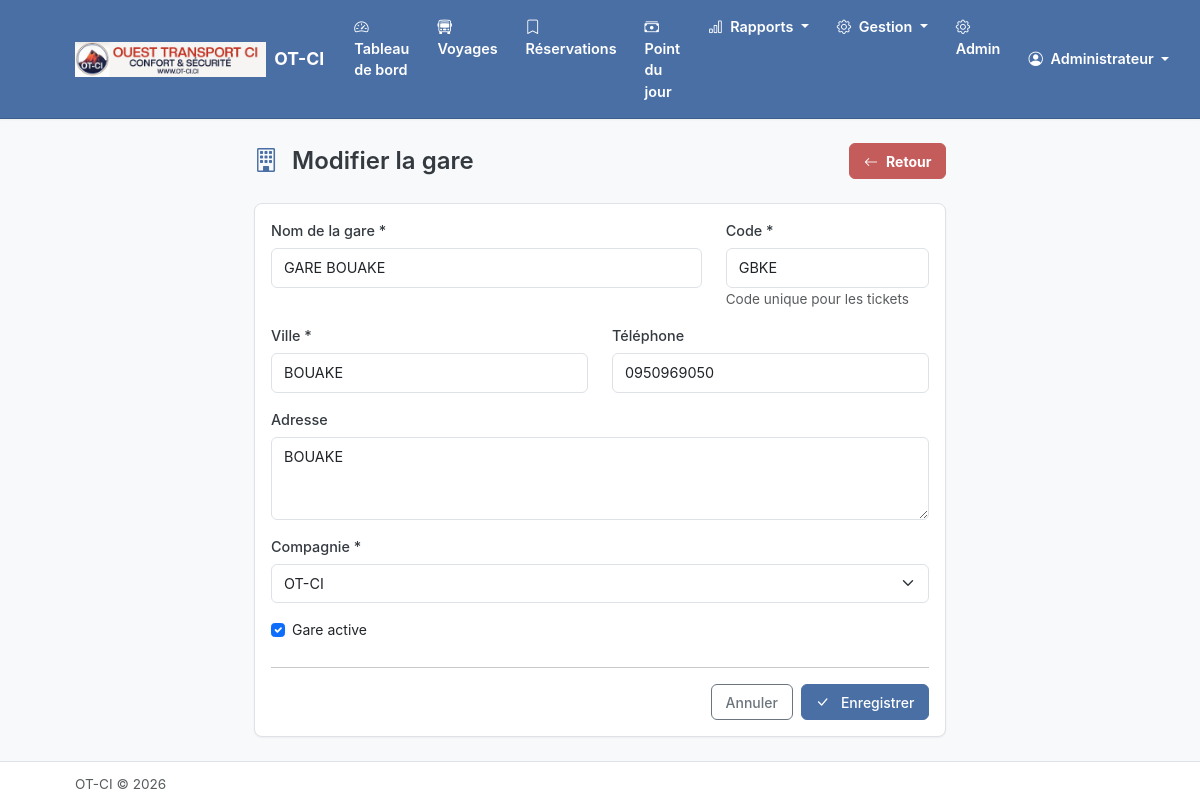
Screenshot of /gares/2/modifier/ (signed in) with the database file from the repository.
### apps/compagnie/models.py (models this page shows, shortened)
class Compagnie(models.Model):
    nom = models.CharField(max_length=200, verbose_name="Nom de la compagnie")
    logo = models.ImageField(
        upload_to='logos/',
        blank=True,
        null=True,
        verbose_name="Logo"
    )
    nom_pdg = models.CharField(max_length=200, verbose_name="Nom du PDG")
    adresse = models.TextField(blank=True, verbose_name="Adresse")
    telephone = models.CharField(max_length=20, blank=True, verbose_name="Téléphone")
    email = models.EmailField(blank=True, verbose_name="Email")
    date_creation = models.DateTimeField(auto_now_add=True)
    date_modification = models.DateTimeField(auto_now=True)
    class Meta:
        verbose_name = "Compagnie"
        verbose_name_plural = "Compagnie"
    def __str__(self):
        return self.nom
    @classmethod
    def get_instance(cls):
        return cls.objects.first()

### apps/personnel/models.py (models this page shows, shortened)
class Utilisateur(AbstractUser):
    ROLE_CHOICES = [
        ('pdg', 'PDG'),
        ('super_admin', 'Super Administrateur'),
        ('manager', 'Manager'),
        ('chef_gare', 'Chef de Gare'),
        ('guichetier', 'Guichetier'),
    ]
    nom_complet = models.CharField(max_length=200, verbose_name="Nom complet")
    telephone = models.CharField(max_length=20, blank=True, verbose_name="Téléphone")
    role = models.CharField(
        max_length=20,
        choices=ROLE_CHOICES,
        default='guichetier',
        verbose_name="Rôle"
    )
    gare = models.ForeignKey(
        'gares.Gare',
        on_delete=models.SET_NULL,
        null=True,
        blank=True,
        related_name='utilisateurs',
        verbose_name="Gare"
    )
    actif = models.BooleanField(default=True, verbose_name="Actif")
    date_creation = models.DateTimeField(auto_now_add=True)
    date_modification = models.DateTimeField(auto_now=True)
    objects = UtilisateurManager()
    EMAIL_FIELD = 'email'
    USERNAME_FIELD = 'username'
    REQUIRED_FIELDS = ['nom_complet']
    class Meta:
        verbose_name = "Utilisateur"
        verbose_name_plural = "Utilisateurs"
        ordering = ['nom_complet']
    @property
    def is_super_admin(self):
        return self.role == 'super_admin'
    @property
    def has_global_access(self):
        return self.role in ['pdg', 'super_admin', 'manager']

### apps/gares/models.py (models this page shows, shortened)
class Gare(models.Model):
    nom = models.CharField(max_length=200, verbose_name="Nom de la gare")
    code = models.CharField(
        max_length=10,
        unique=True,
        verbose_name="Code",
        help_text="Code unique pour la numérotation des tickets (ex: CKY, KND)"
    )
    ville = models.CharField(max_length=100, verbose_name="Ville")
    adresse = models.TextField(blank=True, verbose_name="Adresse")
    telephone = models.CharField(max_length=20, blank=True, verbose_name="Téléphone")
    compagnie = models.ForeignKey(
        'compagnie.Compagnie',
        on_delete=models.CASCADE,
        related_name='gares',
        verbose_name="Compagnie"
    )
    active = models.BooleanField(default=True, verbose_name="Active")
    date_creation = models.DateTimeField(auto_now_add=True)
    date_modification = models.DateTimeField(auto_now=True)
    dernier_numero_ticket = models.PositiveIntegerField(
        default=0,
        verbose_name="Dernier numéro de ticket"
    )
    mois_dernier_ticket = models.CharField(
        max_length=6,
        blank=True,
        default='',
        verbose_name="Mois du dernier ticket",
        help_text="Format YYYYMM pour la réinitialisation mensuelle"
    )
    class Meta:
        verbose_name = "Gare"
        verbose_name_plural = "Gares"
        ordering = ['nom']

### apps/gares/views.py (the view, shortened to what this page needs)
# urls.py: path('<int:pk>/modifier/', views.GareUpdateView.as_view(), name='gare_update'),
class GareUpdateView(GestionRequiredMixin, UpdateView):
    model = Gare
    form_class = GareForm
    template_name = 'gares/gare_form.html'
    success_url = reverse_lazy('gares:gare_list')
    def test_func(self):
        user = self.request.user
        if user.has_global_access:
            return True
        if user.is_chef_gare and user.gare:
            return self.get_object().pk == user.gare.pk
        return False

### apps/gares/forms.py (shortened to what this page needs)
class GareForm(forms.ModelForm):
    class Meta:
        model = Gare
        fields = ['nom', 'code', 'ville', 'adresse', 'telephone', 'compagnie', 'active']
        widgets = {
            'nom': forms.TextInput(attrs={'class': 'form-control', 'placeholder': 'Nom de la gare'}),
            'code': forms.TextInput(attrs={'class': 'form-control', 'placeholder': 'Ex: CKY', 'maxlength': 10}),
            'ville': forms.TextInput(attrs={'class': 'form-control', 'placeholder': 'Ville'}),
            'adresse': forms.Textarea(attrs={'class': 'form-control', 'rows': 3, 'placeholder': 'Adresse complète'}),
            'telephone': forms.TextInput(attrs={'class': 'form-control', 'placeholder': 'Numéro de téléphone'}),
            'compagnie': forms.Select(attrs={'class': 'form-select'}),
            'active': forms.CheckboxInput(attrs={'class': 'form-check-input'}),
        }

### apps/compagnie/context_processors.py (called while the page is built)
def compagnie_context(request):
    return {
        'compagnie': Compagnie.get_instance()
    }

### templates/gares/gare_form.html (shortened to what this page needs)
{% extends 'base.html' %}
{% block content %}
<div class="container">
    <div class="row justify-content-center">
        <div class="col-lg-8">
            <div class="d-flex justify-content-between align-items-center mb-4">
                <h2 class="mb-0">
                    <i class="bi bi-building me-2 text-accent"></i>
                    {% if object %}Modifier la gare{% else %}Nouvelle gare{% endif %}
                </h2>
                <a href="{% url 'gares:gare_list' %}" class="btn btn-danger text-white fw-bold">
                    <i class="bi bi-arrow-left me-2"></i>Retour
                </a>
            </div>
            <div class="card">
                <div class="card-body">
                    <form method="post">
                        <div class="row">
                            <div class="col-md-8 mb-3">
                                <label class="form-label">Nom de la gare *</label>
                                {{ form.nom }}
                            </div>
                            <div class="col-md-4 mb-3">
                                <label class="form-label">Code *</label>
                                {{ form.code }}
                                <small class="text-muted">Code unique pour les tickets</small>
                            </div>
                        </div>
                        <div class="row">
                            <div class="col-md-6 mb-3">
                                <label class="form-label">Ville *</label>
                                {{ form.ville }}
                            </div>
                            <div class="col-md-6 mb-3">
                                <label class="form-label">Téléphone</label>
                                {{ form.telephone }}
                            </div>
                        </div>
                        <div class="mb-3">
                            <label class="form-label">Adresse</label>
                            {{ form.adresse }}
                        </div>
                        <div class="mb-3">
                            <label class="form-label">Compagnie *</label>
                            {{ form.compagnie }}
                        </div>
                        <div class="mb-4">
                            <div class="form-check">
                                {{ form.active }}
                                <label class="form-check-label" for="{{ form.active.id_for_label }}">
                                    Gare active
                                </label>
                            </div>
                        </div>
                        <hr>
                        <div class="d-flex justify-content-end gap-2">
                            <a href="{% url 'gares:gare_list' %}" class="btn btn-outline-secondary">Annuler</a>
                            <button type="submit" class="btn btn-primary">
                                <i class="bi bi-check-lg me-2"></i>
                                {% if object %}Enregistrer{% else %}Créer{% endif %}
                            </button>
                        </div>
                    </form>
                </div>
            </div>
        </div>
    </div>
</div>
{% endblock %}

### templates/base.html (shortened to what this page needs)
{% load static %}
<!DOCTYPE html>
<html lang="fr">
<head>
    <link href="https://cdn.jsdelivr.net/npm/bootstrap@5.3.2/dist/css/bootstrap.min.css" rel="stylesheet">
    <link href="https://cdn.jsdelivr.net/npm/bootstrap-icons@1.11.1/font/bootstrap-icons.css" rel="stylesheet">
    <link href="{% static 'css/custom.css' %}" rel="stylesheet">
</head>
<body>
    <nav class="navbar navbar-expand-lg navbar-dark sticky-top">
        <div class="container">
            <a class="navbar-brand d-flex align-items-center" href="{% url 'guichet:dashboard' %}">
                {% if compagnie and compagnie.logo %}
                    <img src="{{ compagnie.logo.url }}" alt="Logo" height="35" class="me-2">
                {% endif %}
                <span>{% if compagnie %}{{ compagnie.nom }}{% else %}Gestion Billetterie{% endif %}</span>
            </a>
            <div class="collapse navbar-collapse" id="navbarNav">
                {% if user.is_authenticated %}
                <ul class="navbar-nav me-auto">
                    <li class="nav-item">
                        <a class="nav-link {% if request.resolver_match.url_name == 'dashboard' %}active{% endif %}"
                           href="{% url 'guichet:dashboard' %}">
                            <i class="bi bi-speedometer2 me-1"></i> Tableau de bord
                        </a>
                    </li>
                    <li class="nav-item">
                        <a class="nav-link {% if request.resolver_match.url_name == 'voyage_list' %}active{% endif %}"
                           href="{% url 'guichet:voyage_list' %}">
                            <i class="bi bi-bus-front me-1"></i> Voyages
                        </a>
                    </li>
                    <li class="nav-item">
                        <a class="nav-link {% if request.resolver_match.url_name == 'reservations' %}active{% endif %}"
                           href="{% url 'guichet:reservations' %}">
                            <i class="bi bi-bookmark me-1"></i> Réservations
                        </a>
                    </li>
                    <li class="nav-item">
                        <a class="nav-link {% if 'comptabilite' in request.path %}active{% endif %}"
                           href="{% url 'comptabilite:point_journalier' %}">
                            <i class="bi bi-cash-stack me-1"></i> Point du jour
                        </a>
                    </li>
                    <li class="nav-item dropdown">
                        <a class="nav-link dropdown-toggle" href="#" data-bs-toggle="dropdown">
                            <i class="bi bi-bar-chart me-1"></i> Rapports
                        </a>
                    </li>
                    <li class="nav-item dropdown">
                        <a class="nav-link dropdown-toggle" href="#" data-bs-toggle="dropdown">
                            <i class="bi bi-gear me-1"></i> Gestion
                        </a>
                    </li>
                    {% if user.is_superuser %}
                    <li class="nav-item">
                        <a class="nav-link" href="{% url 'admin:index' %}">
                            <i class="bi bi-gear me-1"></i> Admin
                        </a>
                    </li>
                    {% endif %}
                </ul>
                <ul class="navbar-nav">
                    <li class="nav-item dropdown">
                        <a class="nav-link dropdown-toggle" href="#" data-bs-toggle="dropdown">
                            <i class="bi bi-person-circle me-1"></i>
                            {{ user.nom_complet|default:user.username }}
                        </a>
                    </li>
                </ul>
                {% endif %}
            </div>
        </div>
    </nav>
    <main class="py-4">
        {% block content %}{% endblock %}
    </main>
    <footer class="py-3 mt-auto border-top bg-white">
        <div class="container">
            <div class="d-flex justify-content-between align-items-center">
                <span class="text-muted">
                    {% if compagnie %}{{ compagnie.nom }}{% else %}Gestion Billetterie{% endif %} &copy; {% now "Y" %}
                </span>
            </div>
        </div>
    </footer>
</body>
</html>

### static/css/custom.css (style rules this page uses)
:root { --color-bg-main: #F8F9FA; --color-bg-card: #FFFFFF; --color-text-primary: #343A40; --color-text-secondary: #6C757D; --color-accent: #4A6FA5; --color-accent-hover: #3D5D8A; --color-success: #5D8A66; --color-success-light: #D4EDDA; --color-warning: #D4A84B; --color-warning-light: #FFF3CD; --color-danger: #C45C5C; --color-danger-light: #F8D7DA; --color-siege-disponible: #D4EDDA; --color-siege-reserve: #FFF3CD; --color-siege-paye: #ADB5BD; --color-siege-non-vendable: #6C757D; --color-border: #DEE2E6; --shadow-sm: 0 1px 2px rgba(0, 0, 0, 0.05); --shadow-md: 0 4px 6px rgba(0, 0, 0, 0.07); --font-family: -apple-system, BlinkMacSystemFont, "Segoe UI", Roboto, "Helvetica Neue", Arial, sans-serif; --font-size-base: 14px; --line-height-base: 1.5; }
* { box-sizing: border-box; }
body { font-family: var(--font-family); font-size: var(--font-size-base); line-height: var(--line-height-base); color: var(--color-text-primary); background-color: var(--color-bg-main); }
.container { width: 90% !important; max-width: 100% !important; padding-right: 15px; padding-left: 15px; margin-right: auto; margin-left: auto; }
h2, .h2 { font-size: 1.5rem; font-weight: 600; }
a { color: var(--color-accent); text-decoration: none; }
.navbar { background-color: var(--color-accent) !important; border-bottom: 1px solid var(--color-accent-hover); box-shadow: var(--shadow-sm); }
.navbar-brand { font-weight: 700; font-size: 1.1rem; color: #FFFFFF !important; }
.nav-link { color: #FFFFFF !important; font-weight: 600; padding: 0.5rem 0.75rem !important; font-size: 0.9rem; border-radius: 4px; margin: 0 2px; transition: background-color 0.2s ease; }
.nav-link i { color: #FFFFFF !important; font-weight: 700; }
.dropdown-toggle::after { color: #FFFFFF; }
.card { background-color: var(--color-bg-card); border: 1px solid var(--color-border); border-radius: 8px; box-shadow: var(--shadow-sm); }
.card-body { padding: 1rem; }
.btn { border-radius: 6px; font-weight: 500; font-size: 0.875rem; padding: 0.4rem 0.85rem; transition: all 0.2s ease; }
.btn-primary { background-color: var(--color-accent); border-color: var(--color-accent); }
.btn-danger { background-color: var(--color-danger); border-color: var(--color-danger); }
.form-control, .form-select { border: 1px solid var(--color-border); border-radius: 6px; font-size: 0.9rem; padding: 0.5rem 0.75rem; transition: border-color 0.2s ease, box-shadow 0.2s ease; }
.form-label { font-weight: 500; font-size: 0.9rem; color: var(--color-text-primary); margin-bottom: 0.4rem; }
.text-accent { color: var(--color-accent); }
small, .small { font-size: 0.8rem; }
.text-muted { font-size: 0.85rem; }
.py-3 { padding-top: 0.75rem !important; padding-bottom: 0.75rem !important; }

### rows the page displays
Compagnie: logo (picture), nom "OT-CI"
Utilisateur: nom_complet "Administrateur"
Gare: nom "GARE BOUAKE", code "GBKE", ville "BOUAKE", telephone "0950969050", adresse "BOUAKE", compagnie "OT-CI", active "☑"
